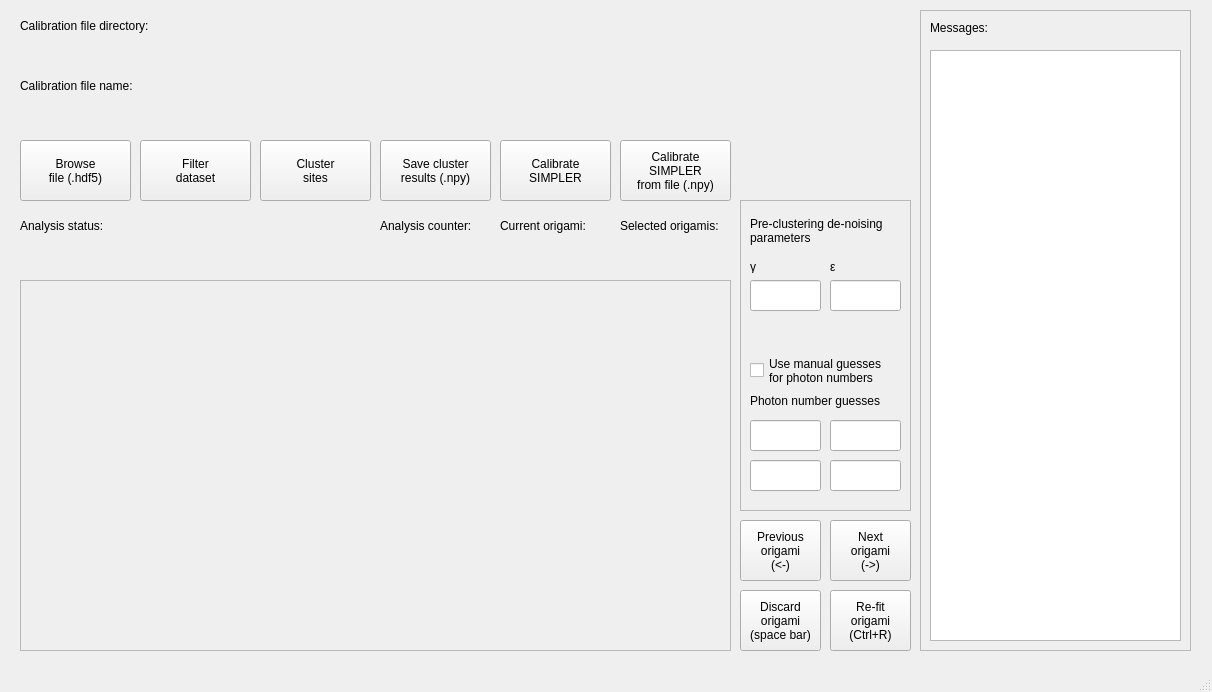
<?xml version="1.0" encoding="UTF-8"?>
<ui version="4.0">
 <class>MainWindow</class>
 <widget class="QMainWindow" name="MainWindow">
  <property name="geometry">
   <rect>
    <x>0</x>
    <y>0</y>
    <width>1212</width>
    <height>692</height>
   </rect>
  </property>
  <property name="windowTitle">
   <string>MainWindow</string>
  </property>
  <widget class="QWidget" name="centralwidget">
   <widget class="QPushButton" name="filter_button">
    <property name="geometry">
     <rect>
      <x>140</x>
      <y>140</y>
      <width>111</width>
      <height>61</height>
     </rect>
    </property>
    <property name="text">
     <string>Filter
dataset</string>
    </property>
   </widget>
   <widget class="PlotWidget" name="yn_widget" native="true">
    <property name="geometry">
     <rect>
      <x>380</x>
      <y>300</y>
      <width>331</width>
      <height>331</height>
     </rect>
    </property>
   </widget>
   <widget class="QLabel" name="analysis_status_label">
    <property name="geometry">
     <rect>
      <x>20</x>
      <y>240</y>
      <width>351</width>
      <height>31</height>
     </rect>
    </property>
    <property name="text">
     <string/>
    </property>
   </widget>
   <widget class="QLabel" name="analysis_counter_label">
    <property name="geometry">
     <rect>
      <x>380</x>
      <y>240</y>
      <width>111</width>
      <height>31</height>
     </rect>
    </property>
    <property name="text">
     <string/>
    </property>
   </widget>
   <widget class="QPushButton" name="prev_orig_button">
    <property name="geometry">
     <rect>
      <x>740</x>
      <y>520</y>
      <width>81</width>
      <height>61</height>
     </rect>
    </property>
    <property name="text">
     <string>Previous
origami
(&lt;-)</string>
    </property>
   </widget>
   <widget class="QPushButton" name="next_orig_button">
    <property name="geometry">
     <rect>
      <x>830</x>
      <y>520</y>
      <width>81</width>
      <height>61</height>
     </rect>
    </property>
    <property name="text">
     <string>Next
origami
(-&gt;)</string>
    </property>
   </widget>
   <widget class="PlotWidget" name="xn_widget" native="true">
    <property name="geometry">
     <rect>
      <x>40</x>
      <y>300</y>
      <width>331</width>
      <height>331</height>
     </rect>
    </property>
   </widget>
   <widget class="QPushButton" name="disc_selec_orig_button">
    <property name="geometry">
     <rect>
      <x>740</x>
      <y>590</y>
      <width>81</width>
      <height>61</height>
     </rect>
    </property>
    <property name="text">
     <string>Discard
origami
(space bar)</string>
    </property>
   </widget>
   <widget class="QLabel" name="current_orig_label">
    <property name="geometry">
     <rect>
      <x>500</x>
      <y>240</y>
      <width>111</width>
      <height>31</height>
     </rect>
    </property>
    <property name="text">
     <string/>
    </property>
   </widget>
   <widget class="QLabel" name="selec_orig_label">
    <property name="geometry">
     <rect>
      <x>620</x>
      <y>240</y>
      <width>111</width>
      <height>31</height>
     </rect>
    </property>
    <property name="text">
     <string/>
    </property>
   </widget>
   <widget class="QPushButton" name="browse_file_button">
    <property name="geometry">
     <rect>
      <x>20</x>
      <y>140</y>
      <width>111</width>
      <height>61</height>
     </rect>
    </property>
    <property name="text">
     <string>Browse
file (.hdf5)</string>
    </property>
   </widget>
   <widget class="QLabel" name="filename_label">
    <property name="geometry">
     <rect>
      <x>20</x>
      <y>100</y>
      <width>891</width>
      <height>31</height>
     </rect>
    </property>
    <property name="text">
     <string/>
    </property>
   </widget>
   <widget class="QLabel" name="file_title_label">
    <property name="geometry">
     <rect>
      <x>20</x>
      <y>70</y>
      <width>161</width>
      <height>31</height>
     </rect>
    </property>
    <property name="text">
     <string>Calibration file name:</string>
    </property>
   </widget>
   <widget class="QLabel" name="dir_title_label">
    <property name="geometry">
     <rect>
      <x>20</x>
      <y>10</y>
      <width>161</width>
      <height>31</height>
     </rect>
    </property>
    <property name="text">
     <string>Calibration file directory:</string>
    </property>
   </widget>
   <widget class="QLabel" name="dir_label">
    <property name="geometry">
     <rect>
      <x>20</x>
      <y>40</y>
      <width>891</width>
      <height>31</height>
     </rect>
    </property>
    <property name="text">
     <string/>
    </property>
   </widget>
   <widget class="QLabel" name="current_orig_title_label">
    <property name="geometry">
     <rect>
      <x>500</x>
      <y>210</y>
      <width>111</width>
      <height>31</height>
     </rect>
    </property>
    <property name="text">
     <string>Current origami:</string>
    </property>
   </widget>
   <widget class="QLabel" name="selec_orig_title_label">
    <property name="geometry">
     <rect>
      <x>620</x>
      <y>210</y>
      <width>111</width>
      <height>31</height>
     </rect>
    </property>
    <property name="text">
     <string>Selected origamis:</string>
    </property>
   </widget>
   <widget class="QLabel" name="analysis_counter_title_label">
    <property name="geometry">
     <rect>
      <x>380</x>
      <y>210</y>
      <width>111</width>
      <height>31</height>
     </rect>
    </property>
    <property name="text">
     <string>Analysis counter:</string>
    </property>
   </widget>
   <widget class="QLabel" name="analysis_status_title_label">
    <property name="geometry">
     <rect>
      <x>20</x>
      <y>210</y>
      <width>111</width>
      <height>31</height>
     </rect>
    </property>
    <property name="text">
     <string>Analysis status:</string>
    </property>
   </widget>
   <widget class="QPushButton" name="cluster_button">
    <property name="geometry">
     <rect>
      <x>260</x>
      <y>140</y>
      <width>111</width>
      <height>61</height>
     </rect>
    </property>
    <property name="text">
     <string>Cluster
sites</string>
    </property>
   </widget>
   <widget class="QFrame" name="color_frame">
    <property name="geometry">
     <rect>
      <x>20</x>
      <y>280</y>
      <width>711</width>
      <height>371</height>
     </rect>
    </property>
    <property name="frameShape">
     <enum>QFrame::StyledPanel</enum>
    </property>
    <property name="frameShadow">
     <enum>QFrame::Raised</enum>
    </property>
   </widget>
   <widget class="QPushButton" name="refit_origami">
    <property name="geometry">
     <rect>
      <x>830</x>
      <y>590</y>
      <width>81</width>
      <height>61</height>
     </rect>
    </property>
    <property name="text">
     <string>Re-fit
origami
(Ctrl+R)</string>
    </property>
   </widget>
   <widget class="QPushButton" name="save_clust_button">
    <property name="geometry">
     <rect>
      <x>380</x>
      <y>140</y>
      <width>111</width>
      <height>61</height>
     </rect>
    </property>
    <property name="text">
     <string>Save cluster
results (.npy)</string>
    </property>
   </widget>
   <widget class="QPushButton" name="calib_button">
    <property name="geometry">
     <rect>
      <x>500</x>
      <y>140</y>
      <width>111</width>
      <height>61</height>
     </rect>
    </property>
    <property name="text">
     <string>Calibrate
SIMPLER</string>
    </property>
   </widget>
   <widget class="QFrame" name="guess_frame">
    <property name="geometry">
     <rect>
      <x>740</x>
      <y>200</y>
      <width>171</width>
      <height>311</height>
     </rect>
    </property>
    <property name="frameShape">
     <enum>QFrame::StyledPanel</enum>
    </property>
    <property name="frameShadow">
     <enum>QFrame::Raised</enum>
    </property>
    <widget class="QCheckBox" name="manual_guess_checkbox">
     <property name="geometry">
      <rect>
       <x>10</x>
       <y>150</y>
       <width>151</width>
       <height>41</height>
      </rect>
     </property>
     <property name="text">
      <string>Use manual guesses
for photon numbers</string>
     </property>
    </widget>
    <widget class="QLabel" name="preclust_param_title_label">
     <property name="geometry">
      <rect>
       <x>10</x>
       <y>10</y>
       <width>151</width>
       <height>41</height>
      </rect>
     </property>
     <property name="text">
      <string>Pre-clustering de-noising
parameters</string>
     </property>
    </widget>
    <widget class="QLabel" name="guess_title_label">
     <property name="geometry">
      <rect>
       <x>10</x>
       <y>190</y>
       <width>131</width>
       <height>21</height>
      </rect>
     </property>
     <property name="text">
      <string>Photon number guesses:</string>
     </property>
    </widget>
    <widget class="CustomQLineEdit" name="n1_guess_lineedit">
     <property name="geometry">
      <rect>
       <x>10</x>
       <y>220</y>
       <width>71</width>
       <height>31</height>
      </rect>
     </property>
    </widget>
    <widget class="CustomQLineEdit" name="n2_guess_lineedit">
     <property name="geometry">
      <rect>
       <x>90</x>
       <y>220</y>
       <width>71</width>
       <height>31</height>
      </rect>
     </property>
    </widget>
    <widget class="CustomQLineEdit" name="n3_guess_lineedit">
     <property name="geometry">
      <rect>
       <x>10</x>
       <y>260</y>
       <width>71</width>
       <height>31</height>
      </rect>
     </property>
    </widget>
    <widget class="CustomQLineEdit" name="n4_guess_lineedit">
     <property name="geometry">
      <rect>
       <x>90</x>
       <y>260</y>
       <width>71</width>
       <height>31</height>
      </rect>
     </property>
    </widget>
    <widget class="CustomQLineEdit" name="preclust_gamma_lineedit">
     <property name="geometry">
      <rect>
       <x>10</x>
       <y>80</y>
       <width>71</width>
       <height>31</height>
      </rect>
     </property>
    </widget>
    <widget class="QLabel" name="preclust_gamma_title_label">
     <property name="geometry">
      <rect>
       <x>10</x>
       <y>60</y>
       <width>47</width>
       <height>13</height>
      </rect>
     </property>
     <property name="text">
      <string>γ</string>
     </property>
    </widget>
    <widget class="QLabel" name="preclust_eps_title_label">
     <property name="geometry">
      <rect>
       <x>90</x>
       <y>60</y>
       <width>47</width>
       <height>13</height>
      </rect>
     </property>
     <property name="text">
      <string>ε</string>
     </property>
    </widget>
    <widget class="CustomQLineEdit" name="preclust_eps_lineedit">
     <property name="geometry">
      <rect>
       <x>90</x>
       <y>80</y>
       <width>71</width>
       <height>31</height>
      </rect>
     </property>
    </widget>
   </widget>
   <widget class="QPushButton" name="calib_fromfile_button">
    <property name="geometry">
     <rect>
      <x>620</x>
      <y>140</y>
      <width>111</width>
      <height>61</height>
     </rect>
    </property>
    <property name="text">
     <string>Calibrate
SIMPLER
from file (.npy)</string>
    </property>
   </widget>
   <widget class="QFrame" name="frame">
    <property name="geometry">
     <rect>
      <x>920</x>
      <y>10</y>
      <width>271</width>
      <height>641</height>
     </rect>
    </property>
    <property name="frameShape">
     <enum>QFrame::StyledPanel</enum>
    </property>
    <property name="frameShadow">
     <enum>QFrame::Raised</enum>
    </property>
    <widget class="QLabel" name="messages_title_label">
     <property name="geometry">
      <rect>
       <x>10</x>
       <y>10</y>
       <width>81</width>
       <height>16</height>
      </rect>
     </property>
     <property name="text">
      <string>Messages:</string>
     </property>
    </widget>
    <widget class="QTextEdit" name="messages_textedit">
     <property name="geometry">
      <rect>
       <x>10</x>
       <y>40</y>
       <width>251</width>
       <height>591</height>
      </rect>
     </property>
    </widget>
   </widget>
   <zorder>color_frame</zorder>
   <zorder>filter_button</zorder>
   <zorder>analysis_status_label</zorder>
   <zorder>analysis_counter_label</zorder>
   <zorder>prev_orig_button</zorder>
   <zorder>next_orig_button</zorder>
   <zorder>xn_widget</zorder>
   <zorder>disc_selec_orig_button</zorder>
   <zorder>current_orig_label</zorder>
   <zorder>selec_orig_label</zorder>
   <zorder>browse_file_button</zorder>
   <zorder>filename_label</zorder>
   <zorder>file_title_label</zorder>
   <zorder>dir_title_label</zorder>
   <zorder>dir_label</zorder>
   <zorder>current_orig_title_label</zorder>
   <zorder>selec_orig_title_label</zorder>
   <zorder>analysis_counter_title_label</zorder>
   <zorder>analysis_status_title_label</zorder>
   <zorder>cluster_button</zorder>
   <zorder>yn_widget</zorder>
   <zorder>refit_origami</zorder>
   <zorder>save_clust_button</zorder>
   <zorder>calib_button</zorder>
   <zorder>guess_frame</zorder>
   <zorder>calib_fromfile_button</zorder>
   <zorder>frame</zorder>
  </widget>
  <widget class="QStatusBar" name="statusbar"/>
 </widget>
 <customwidgets>
  <customwidget>
   <class>PlotWidget</class>
   <extends>QWidget</extends>
   <header>pyqtgraph</header>
   <container>1</container>
  </customwidget>
  <customwidget>
   <class>CustomQLineEdit</class>
   <extends>QLineEdit</extends>
   <header location="global">picasimpler/UI/custom_widgets.h</header>
  </customwidget>
 </customwidgets>
 <tabstops>
  <tabstop>browse_file_button</tabstop>
  <tabstop>filter_button</tabstop>
  <tabstop>cluster_button</tabstop>
  <tabstop>save_clust_button</tabstop>
  <tabstop>calib_button</tabstop>
  <tabstop>prev_orig_button</tabstop>
  <tabstop>next_orig_button</tabstop>
  <tabstop>disc_selec_orig_button</tabstop>
  <tabstop>refit_origami</tabstop>
 </tabstops>
 <resources/>
 <connections/>
</ui>
